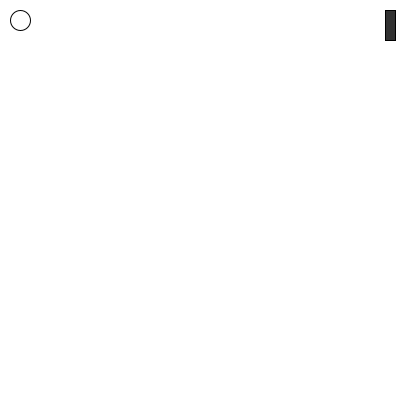
Frame 1 (no input)
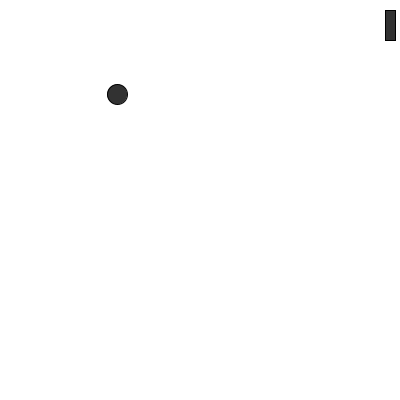
Frame 60 (the mouse pressed at the canvas centre just before this capture)
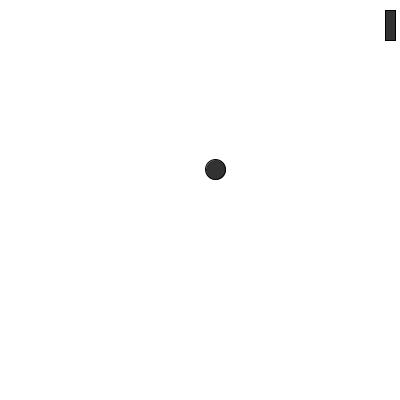
Frame 120 (the mouse held since frame 60 and released just before this capture)

The Processing sketch that drew these frames (run headless with seeded random() and noise(); from frame 60 on, the mouse is pressed at the canvas centre):

// Processing sketch: elsa_pingpong
// ── elsa_pingpong.pde
float ballX = 20;
float ballY = 20;
float ballR = 10;
float dX = random(1, 2);
float dY = random(1, 2);
float paddleX;
float paddleY = 10;
float paddleW = 10;
float paddleH = 30;
 
void setup() {
  size(400, 400);
  paddleX = width - 15;
}
 
void draw() {
  background(255, 255, 255);
  ellipse(ballX, ballY, 2 * ballR, 2 * ballR);
 fill(50);
  rect(paddleX, paddleY, paddleW, paddleH);
 
  if (ballRight() > width) {
    fill(255, 0, 0, 100);
    rect(0, 0, width, height);
    noLoop();
  }
 
  if (collision()) {
    dX = -dX;
  }
 
  if (ballLeft() < 0) {
    dX = -dX; 
  }
 
  if (ballBottom() > height) {
    dY = -dY;
  }
 
  if (ballTop() < 0) {
    dY = -dY;
  }
 
  ballX = ballX + dX;
  ballY = ballY + dY;
}
 
boolean collision() {
  boolean returnValue = false; 
  if ((ballRight() >= paddleX) && (ballLeft() <= paddleX + paddleW)) {
    if ((ballBottom() >= paddleY) && (ballTop() <= paddleY + paddleH)) {
      returnValue = true;
    }
  }
  return returnValue;
}
float ballLeft() {
  return ballX - ballR;
}
float ballRight() {
  return ballX + ballR;
}
float ballTop() {
  return ballY - ballR;
}
float ballBottom() {
  return ballY + ballR;
}
void keyPressed() {
  if (key == CODED) {
    if (keyCode == UP) {
      paddleY = paddleY - paddleH;
    } else if (keyCode == DOWN) {
      paddleY = paddleY + paddleH;
    }
  }
}
